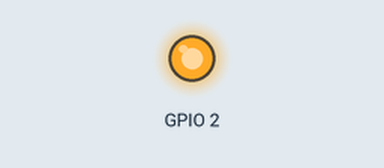
The sketch below on a simulated ESP8266 (NodeMCU). On the bench: output pins drawn as LEDs (lit = HIGH). WiFi joins after 1.5 s; servers stay silent unless stated; what the sketch prints to the serial monitor is not drawn.

Above: at 4.0 s.
At 9.0 s:
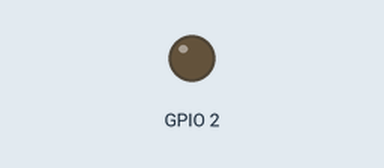
Timing chart, 0 to 14.5 s (numbered marks = the images above):
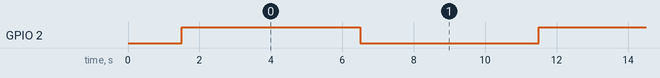

The sketch:

Arduino.ino
```cpp
#include <ESP8266WiFi.h>


void setup() {
  //Here is the Wifi Config

  Serial.begin(115200);

  WiFi.begin("UseMeIfYouCan", "012345678");
  while (WiFi.status() != WL_CONNECTED) {
    delay(500);
    Serial.print(".");
  }

  Serial.println("WiFi connected");
  Serial.println("IP address: ");
  Serial.println(WiFi.localIP());

  //Here is the GPIO Config
  pinMode(2, OUTPUT);


};

void loop(){


  digitalWrite(2, HIGH);
  Serial.println("LED - OFF");
  delay(5000);

  digitalWrite(2, LOW);
  Serial.println("LED - ON");
  delay(5000);
};
```

Measured:
- by itself, GPIO 2: alternates HIGH for 5.0 s and LOW for 5.0 s
